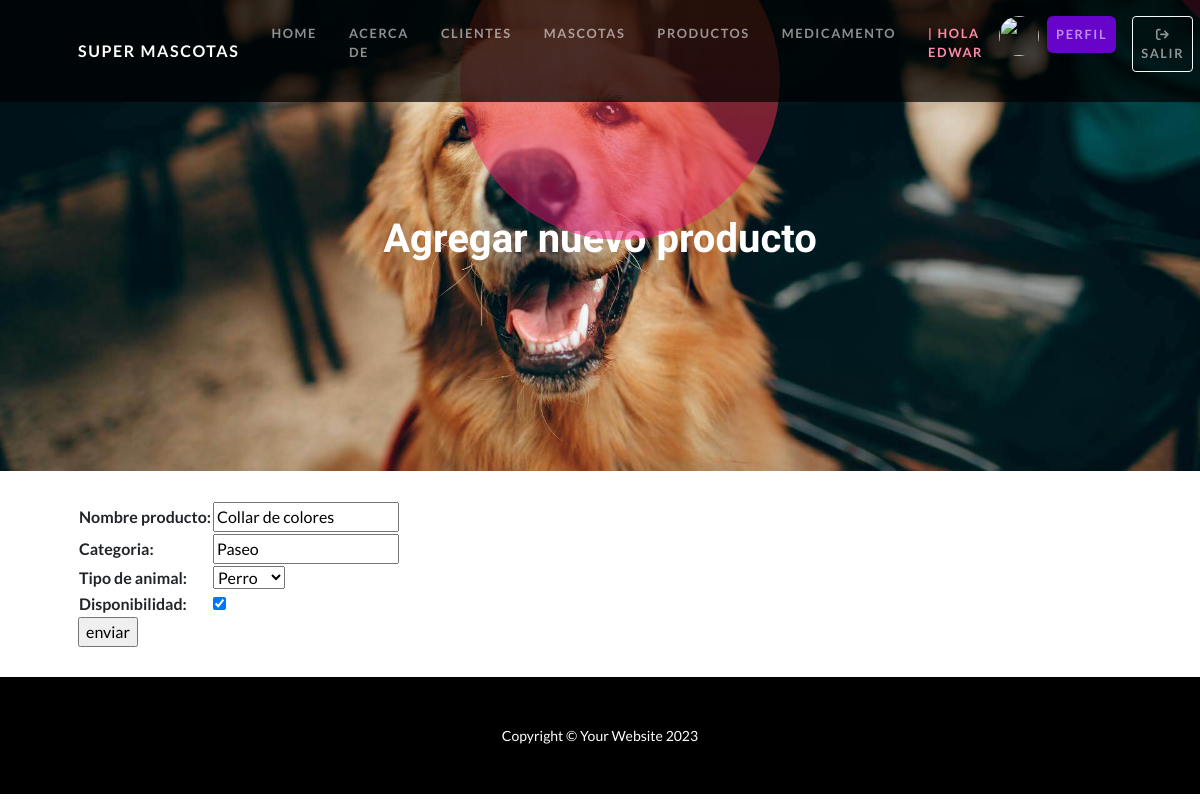
The app's page /apptienda/producto_update/1 (signed in) with its own data.
### apptienda/models.py (models this page shows, shortened)
class Producto(models.Model):
    nombre_producto = models.CharField(max_length=50)
    categoria = models.CharField(max_length=50)
    tipo_de_animal =models.CharField(max_length=20, choices=[
        ('Perro', 'Perro'),
        ('Gato', 'Gato'),
    ])
    disponibilidad= models.BooleanField()

### apptienda/views.py (the view)
# urls.py: path('producto_update/<int:pk>', ProductosUpdate.as_view(), name='producto_update'),
class ProductosUpdate(LoginRequiredMixin,UpdateView):
    model=Producto
    fields=['nombre_producto','categoria','tipo_de_animal','disponibilidad']
    success_url=reverse_lazy('productos')

### apptienda/templates/apptienda/producto_form.html (shortened to what this page needs)
{% extends 'apptienda/home.html' %}
{% block title %}
    <h1 class="mb-5">Agregar nuevo producto</h1>
{% endblock title %}
{% block contenido %}
    <form action="" method="post">
        <table>
            {{form.as_table }}
        </table>
        <input type="submit" value="enviar" style="display: block;">
    </form>
{% endblock contenido %}

### apptienda/templates/apptienda/home.html (shortened to what this page needs)
<!DOCTYPE html>
<html lang="en">
    <head>
        {% load static %}
        <link href="{% static 'css/styles.css' %}" rel="stylesheet" />
        <link rel="stylesheet" href="https://cdnjs.cloudflare.com/ajax/libs/font-awesome/6.4.0/css/all.min.css">
    </head>
    <body id="page-top" >
        <nav class="navbar navbar-expand-lg navbar-dark navbar-custom fixed-top">
            <div class="container px-5">
                <a class="navbar-brand" href="{% url 'home' %}">Super mascotas</a>
                <div class="collapse navbar-collapse" id="navbarResponsive">
                    <ul class="navbar-nav ms-auto">
                        <li class="nav-item"><a class="nav-link" href="{% url 'home' %}">Home</a></li>
                        <li class="nav-item"><a class="nav-link" href="{% url 'acerca_de' %}">Acerca de</a></li>
                        {% if user.is_authenticated %}
                            <li class="nav-item"><a class="nav-link" href="{% url 'clientes' %}">Clientes</a></li>
                            <li class="nav-item"><a class="nav-link" href="{% url 'mascotas' %}">Mascotas</a></li>
                            <li class="nav-item"><a class="nav-link" href="{% url 'productos' %}">Productos</a></li>
                            <li class="nav-item"><a class="nav-link" href="{% url 'medicamentos' %}">Medicamento</a></li>
                            <li class="nav-item"><p class="nav-link" style="color:#FF8AA8">| Hola {{user.username}}</p></li>
                            <div class="text-center avatar">
                                <a  href="{% url 'agregar_avatar' %}" ><img src="{{ request.session.avatar }}" height="40px" weight="40px"/></a>
                            </div>
                            <li class="nav-item btn-profile" ><a class="nav-link btn btn-primary" href="{% url 'editar_perfil' %}">perfil</a></li>
                            <li class="nav-item btn-profile"><a class="nav-link btn btn-outline-light btn-sm" href="{% url 'logout' %}"><i class="fa-solid fa-arrow-right-from-bracket"></i> Salir</a></li>
                        {% else %}
                            <li class="nav-item"><a class="nav-link btn btn-outline-light" href="{% url 'login' %}">Login</a></li>
                            <li class="nav-item"><a class="nav-link btn btn-primary" href="{% url 'registro' %}">Register</a></li>
                        {% endif %}
                    </ul>
                </div>
            </div>
        </nav>
        <header class="masthead text-center text-white" >
            {% block title %}{% endblock title %}
            <div class="bg-circle-2 bg-circle"></div>
            <div class="bg-circle-4 bg-circle"></div>
        </header>
        <section id="scroll">
            <div class="container px-5" style="padding:30px 0px">
                <div class="row gx-5 align-items-center">
                    {% block contenido %}
                    {% endblock contenido %}
                </div>
            </div>
        </section>
        <footer class="py-5 bg-black">
            <div class="container px-5"><p class="m-0 text-center text-white small">Copyright &copy; Your Website 2023</p></div>
        </footer>
    </body>
</html>

### records on screen
Producto: nombre_producto "Collar de colores", categoria "Paseo", tipo_de_animal "Perro", disponibilidad "☑"

### other values on screen
{{ user.username }} "EDWAR"
